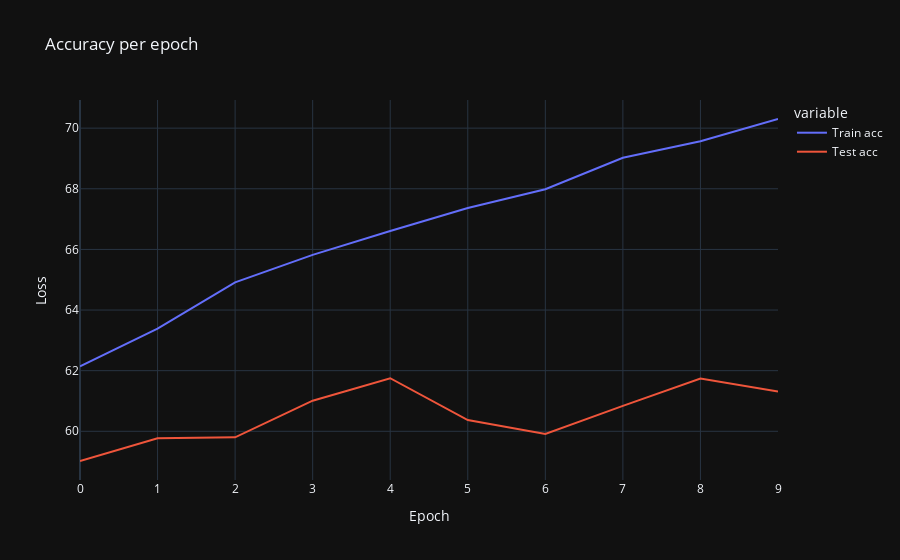

The cell this chart's notebook holds for it:
### Code cell
# Plotly
data = {'Train acc': train_acc, 'Test acc': test_acc}
df = pd.DataFrame.from_dict(data)

# Plot
fig = px.line(df, y=['Train acc', 'Test acc'],
              labels={'index': 'Epoch', 'value': 'Loss'},
              title='Accuracy per epoch')

fig.show()

### Figure 1 — Plotly figure (JSON) as saved in the notebook; plotly's stock layout.template omitted (floating-point values rounded to 4 significant figures)
{"data": [{"hovertemplate": "variable=Train acc<br>Epoch=%{x}<br>Loss=%{y}<extra></extra>", "legendgroup": "Train acc", "line": {"color": "#636efa", "dash": "solid"}, "marker": {"symbol": "circle"}, "mode": "lines", "name": "Train acc", "orientation": "v", "showlegend": true, "x": [0, 1, 2, 3, 4, 5, 6, 7, 8, 9], "xaxis": "x", "y": [62.15, 63.39, 64.91, 65.82, 66.61, 67.36, 67.98, 69.02, 69.57, 70.3], "yaxis": "y", "type": "scatter"}, {"hovertemplate": "variable=Test acc<br>Epoch=%{x}<br>Loss=%{y}<extra></extra>", "legendgroup": "Test acc", "line": {"color": "#EF553B", "dash": "solid"}, "marker": {"symbol": "circle"}, "mode": "lines", "name": "Test acc", "orientation": "v", "showlegend": true, "x": [0, 1, 2, 3, 4, 5, 6, 7, 8, 9], "xaxis": "x", "y": [59.02, 59.77, 59.8, 61.01, 61.75, 60.37, 59.91, 60.84, 61.74, 61.31], "yaxis": "y", "type": "scatter"}], "layout": {"xaxis": {"anchor": "y", "domain": [0.0, 1.0], "title": {"text": "Epoch"}}, "yaxis": {"anchor": "x", "domain": [0.0, 1.0], "title": {"text": "Loss"}}, "legend": {"title": {"text": "variable"}, "tracegroupgap": 0}, "title": {"text": "Accuracy per epoch"}}}
